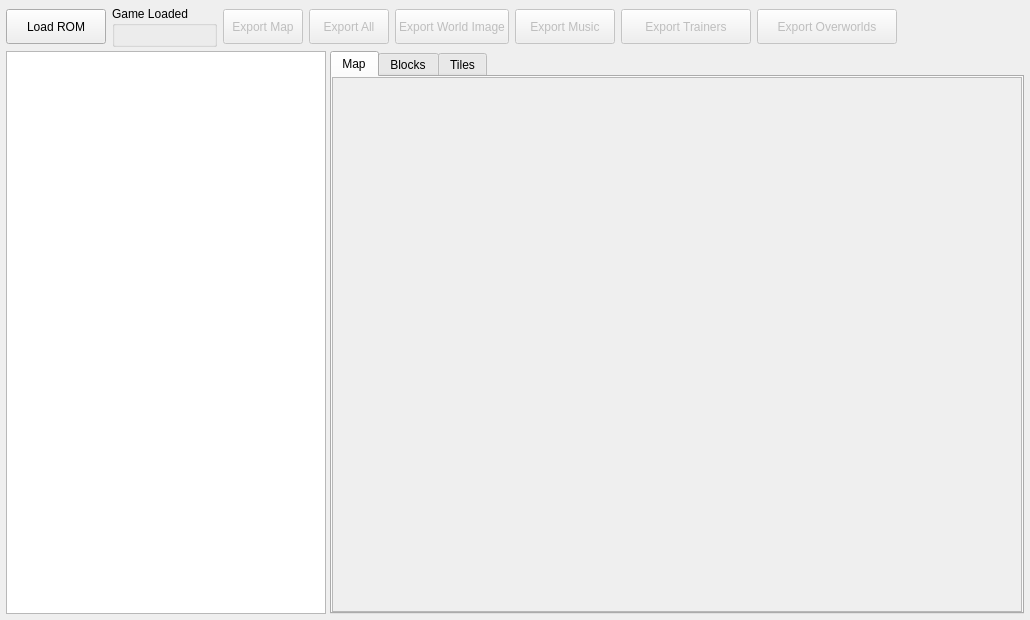
<?xml version="1.0" encoding="UTF-8"?>
<ui version="4.0">
 <class>MainWindow</class>
 <widget class="QMainWindow" name="MainWindow">
  <property name="geometry">
   <rect>
    <x>0</x>
    <y>0</y>
    <width>1030</width>
    <height>620</height>
   </rect>
  </property>
  <property name="minimumSize">
   <size>
    <width>640</width>
    <height>400</height>
   </size>
  </property>
  <property name="windowTitle">
   <string>PokeCompDumper</string>
  </property>
  <widget class="QWidget" name="centralwidget">
   <layout class="QVBoxLayout" name="mainLayout" stretch="0,1">
    <property name="spacing">
     <number>4</number>
    </property>
    <property name="leftMargin">
     <number>6</number>
    </property>
    <property name="topMargin">
     <number>6</number>
    </property>
    <property name="rightMargin">
     <number>6</number>
    </property>
    <property name="bottomMargin">
     <number>6</number>
    </property>
    <!-- Toolbar row: load button, game info box, export button -->
    <item>
     <layout class="QHBoxLayout" name="toolbarLayout">
      <property name="spacing">
       <number>6</number>
      </property>
      <item>
       <widget class="QPushButton" name="loadBtn">
        <property name="minimumSize">
         <size>
          <width>100</width>
          <height>35</height>
         </size>
        </property>
        <property name="maximumSize">
         <size>
          <width>140</width>
          <height>35</height>
         </size>
        </property>
        <property name="text">
         <string>Load ROM</string>
        </property>
       </widget>
      </item>
      <item>
       <widget class="QGroupBox" name="gameLoadedBox">
        <property name="maximumSize">
         <size>
          <width>260</width>
          <height>16777215</height>
         </size>
        </property>
        <property name="title">
         <string>Game Loaded</string>
        </property>
        <layout class="QHBoxLayout" name="gameBoxLayout">
         <property name="leftMargin">
          <number>6</number>
         </property>
         <property name="topMargin">
          <number>2</number>
         </property>
         <property name="rightMargin">
          <number>6</number>
         </property>
         <property name="bottomMargin">
          <number>2</number>
         </property>
         <item>
          <widget class="QLabel" name="romNameLabel">
           <property name="text">
            <string/>
           </property>
           <property name="wordWrap">
            <bool>true</bool>
           </property>
          </widget>
         </item>
        </layout>
       </widget>
      </item>
      <item>
       <widget class="QPushButton" name="exportBtn">
        <property name="enabled">
         <bool>false</bool>
        </property>
        <property name="minimumSize">
         <size>
          <width>70</width>
          <height>35</height>
         </size>
        </property>
        <property name="maximumSize">
         <size>
          <width>80</width>
          <height>35</height>
         </size>
        </property>
        <property name="text">
         <string>Export Map</string>
        </property>
       </widget>
      </item>
      <item>
       <widget class="QPushButton" name="exportAllBtn">
        <property name="enabled">
         <bool>false</bool>
        </property>
        <property name="minimumSize">
         <size>
          <width>80</width>
          <height>35</height>
         </size>
        </property>
        <property name="maximumSize">
         <size>
          <width>100</width>
          <height>35</height>
         </size>
        </property>
        <property name="text">
         <string>Export All</string>
        </property>
       </widget>
      </item>
      <item>
       <widget class="QPushButton" name="exportWorldBtn">
        <property name="enabled">
         <bool>false</bool>
        </property>
        <property name="minimumSize">
         <size>
          <width>110</width>
          <height>35</height>
         </size>
        </property>
        <property name="maximumSize">
         <size>
          <width>130</width>
          <height>35</height>
         </size>
        </property>
        <property name="text">
         <string>Export World Image</string>
        </property>
       </widget>
      </item>
      <item>
       <widget class="QPushButton" name="exportMusicBtn">
        <property name="enabled">
         <bool>false</bool>
        </property>
        <property name="minimumSize">
         <size>
          <width>100</width>
          <height>35</height>
         </size>
        </property>
        <property name="maximumSize">
         <size>
          <width>120</width>
          <height>35</height>
         </size>
        </property>
        <property name="text">
         <string>Export Music</string>
        </property>
       </widget>
      </item>
      <item>
       <widget class="QPushButton" name="exportTrainerSpritesBtn">
        <property name="enabled">
         <bool>false</bool>
        </property>
        <property name="minimumSize">
         <size>
          <width>130</width>
          <height>35</height>
         </size>
        </property>
        <property name="maximumSize">
         <size>
          <width>160</width>
          <height>35</height>
         </size>
        </property>
        <property name="text">
         <string>Export Trainers</string>
        </property>
       </widget>
      </item>
      <item>
       <widget class="QPushButton" name="exportOverworldSpritesBtn">
        <property name="enabled">
         <bool>false</bool>
        </property>
        <property name="minimumSize">
         <size>
          <width>140</width>
          <height>35</height>
         </size>
        </property>
        <property name="maximumSize">
         <size>
          <width>170</width>
          <height>35</height>
         </size>
        </property>
        <property name="text">
         <string>Export Overworlds</string>
        </property>
       </widget>
      </item>
      <item>
       <spacer name="toolbarSpacer">
        <property name="orientation">
         <enum>Qt::Horizontal</enum>
        </property>
        <property name="sizeHint" stdset="0">
         <size>
          <width>40</width>
          <height>20</height>
         </size>
        </property>
       </spacer>
      </item>
     </layout>
    </item>
    <!-- Content row: tree on left, tabs on right -->
    <item>
     <layout class="QHBoxLayout" name="contentLayout">
      <property name="spacing">
       <number>4</number>
      </property>
      <item>
       <widget class="QTreeWidget" name="mapsAndBanks">
        <property name="minimumSize">
         <size>
          <width>180</width>
          <height>0</height>
         </size>
        </property>
        <property name="maximumSize">
         <size>
          <width>320</width>
          <height>16777215</height>
         </size>
        </property>
        <property name="headerHidden">
         <bool>true</bool>
        </property>
        <column>
         <property name="text">
          <string>1</string>
         </property>
        </column>
       </widget>
      </item>
      <item>
       <widget class="QTabWidget" name="previewTabs">
        <property name="currentIndex">
         <number>0</number>
        </property>
        <!-- Map tab -->
        <widget class="QWidget" name="mapTab">
         <attribute name="title">
          <string>Map</string>
         </attribute>
         <layout class="QVBoxLayout" name="mapTabLayout">
          <property name="leftMargin">
           <number>0</number>
          </property>
          <property name="topMargin">
           <number>0</number>
          </property>
          <property name="rightMargin">
           <number>0</number>
          </property>
          <property name="bottomMargin">
           <number>0</number>
          </property>
          <item>
           <widget class="QScrollArea" name="mapScrollArea">
            <property name="widgetResizable">
             <bool>false</bool>
            </property>
            <widget class="QLabel" name="mapPreview">
             <property name="text">
              <string/>
             </property>
             <property name="alignment">
              <set>Qt::AlignmentFlag::AlignLeading|Qt::AlignmentFlag::AlignLeft|Qt::AlignmentFlag::AlignTop</set>
             </property>
             <property name="scaledContents">
              <bool>false</bool>
             </property>
            </widget>
           </widget>
          </item>
         </layout>
        </widget>
        <!-- Blocks tab -->
        <widget class="QWidget" name="blocksTab">
         <attribute name="title">
          <string>Blocks</string>
         </attribute>
         <layout class="QVBoxLayout" name="blocksTabLayout">
          <property name="leftMargin">
           <number>0</number>
          </property>
          <property name="topMargin">
           <number>0</number>
          </property>
          <property name="rightMargin">
           <number>0</number>
          </property>
          <property name="bottomMargin">
           <number>0</number>
          </property>
          <item>
           <widget class="QScrollArea" name="blocksScrollArea">
            <property name="widgetResizable">
             <bool>false</bool>
            </property>
            <widget class="QLabel" name="blocksPreview">
             <property name="text">
              <string/>
             </property>
             <property name="alignment">
              <set>Qt::AlignmentFlag::AlignLeading|Qt::AlignmentFlag::AlignLeft|Qt::AlignmentFlag::AlignTop</set>
             </property>
             <property name="scaledContents">
              <bool>false</bool>
             </property>
            </widget>
           </widget>
          </item>
         </layout>
        </widget>
        <!-- Tiles tab -->
        <widget class="QWidget" name="tilesTab">
         <attribute name="title">
          <string>Tiles</string>
         </attribute>
         <layout class="QHBoxLayout" name="tilesTabLayout">
          <item>
           <widget class="QGroupBox" name="primaryTilesBox">
            <property name="title">
             <string>Primary Tiles</string>
            </property>
            <layout class="QVBoxLayout" name="priBoxLayout">
             <property name="leftMargin">
              <number>2</number>
             </property>
             <property name="topMargin">
              <number>18</number>
             </property>
             <property name="rightMargin">
              <number>2</number>
             </property>
             <property name="bottomMargin">
              <number>2</number>
             </property>
             <item>
              <widget class="QLabel" name="tilePreview">
               <property name="text">
                <string/>
               </property>
               <property name="alignment">
                <set>Qt::AlignmentFlag::AlignLeading|Qt::AlignmentFlag::AlignLeft|Qt::AlignmentFlag::AlignTop</set>
               </property>
               <property name="scaledContents">
                <bool>true</bool>
               </property>
              </widget>
             </item>
            </layout>
           </widget>
          </item>
          <item>
           <widget class="QGroupBox" name="secondaryTilesBox">
            <property name="title">
             <string>Secondary Tiles</string>
            </property>
            <layout class="QVBoxLayout" name="secBoxLayout">
             <property name="leftMargin">
              <number>2</number>
             </property>
             <property name="topMargin">
              <number>18</number>
             </property>
             <property name="rightMargin">
              <number>2</number>
             </property>
             <property name="bottomMargin">
              <number>2</number>
             </property>
             <item>
              <widget class="QLabel" name="tilePreview2">
               <property name="text">
                <string/>
               </property>
               <property name="alignment">
                <set>Qt::AlignmentFlag::AlignLeading|Qt::AlignmentFlag::AlignLeft|Qt::AlignmentFlag::AlignTop</set>
               </property>
               <property name="scaledContents">
                <bool>true</bool>
               </property>
              </widget>
             </item>
            </layout>
           </widget>
          </item>
         </layout>
        </widget>
       </widget>
      </item>
     </layout>
    </item>
   </layout>
  </widget>
 </widget>
 <resources/>
 <connections/>
</ui>
